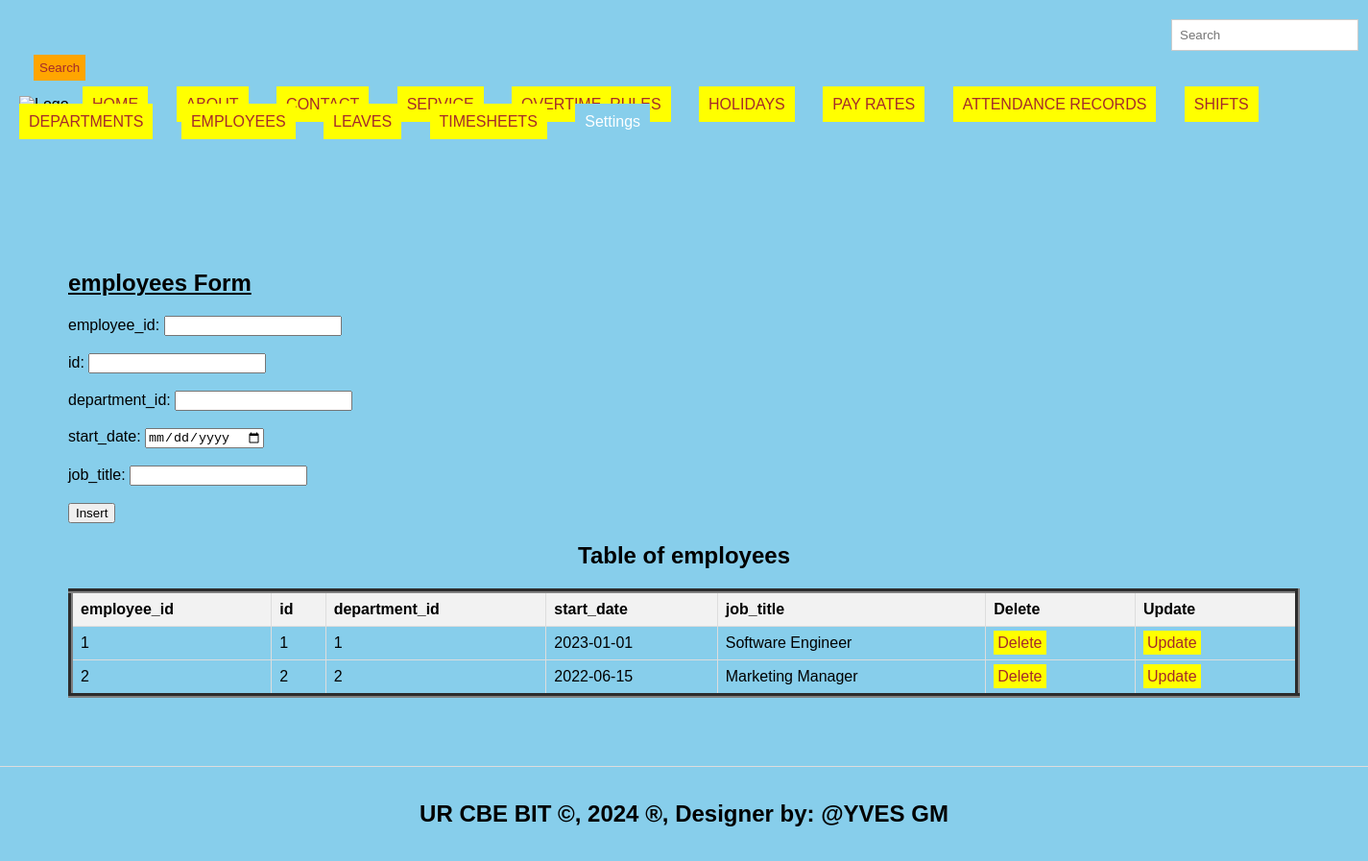
Page /employees.php on the committed database.
### tables this page shows
CREATE TABLE `employees` (
  `employee_id` int(11) NOT NULL,
  `id` int(11) NOT NULL,
  `department_id` int(11) NOT NULL,
  `start_date` date NOT NULL,
  `job_title` varchar(50) NOT NULL
);

### employees.php (the view, shortened to what this page needs)
<!DOCTYPE html>
<html lang="en">
<head>
  <link rel="stylesheet" type="text/css" href="style.css" title="style 1" media="screen, tv, projection, handheld, print"/>
  </head>
  <header>
<body bgcolor="skyblue">
  <form class="d-flex" role="search" action="search.php">
      <input class="form-control me-2" type="search" placeholder="Search" aria-label="Search" name="query">
      <button class="btn btn-outline-success" type="submit">Search</button>
    </form>
  <ul style="list-style-type: none; padding: 0;">
    <li style="display: inline; margin-right: 10px;">
  </li>
    <li style="display: inline; margin-right: 10px;"><a href="./home.html">HOME</a>
  </li>
    <li style="display: inline; margin-right: 10px;"><a href="./about.html">ABOUT</a>
  </li>
    <li style="display: inline; margin-right: 10px;"><a href="./contact.html">CONTACT</a>
  </li>
    <li style="display: inline; margin-right: 10px;"><a href="./Service.html">SERVICE</a>
  </li>
   <li style="display: inline; margin-right: 10px;"><a href="./overtime_rules.php">OVERTIME_RULES</a>
  </li>
    <li style="display: inline; margin-right: 10px;"><a href="./holidays.php">HOLIDAYS</a>
  </li>
    <li style="display: inline; margin-right: 10px;"><a href="./pay_rates.php">PAY RATES</a>
  </li>
    <li style="display: inline; margin-right: 10px;"><a href="./attendance_records.php">ATTENDANCE RECORDS</a>
  </li>
    <li style="display: inline; margin-right: 10px;"><a href="./shifts.php">SHIFTS</a>
  </li>
    <li style="display: inline; margin-right: 10px;"><a href="./departments.php">DEPARTMENTS</a>
  </li>
    <li style="display: inline; margin-right: 10px;"><a href="./employees.php">EMPLOYEES</a>
  </li>
  <li style="display: inline; margin-right: 10px;"><a href="./leaves.php">LEAVES</a>
  </li>
  <li style="display: inline; margin-right: 10px;"><a href="./timesheets.php">TIMESHEETS</a>
  </li>
    <li class="dropdown" style="display: inline; margin-right: 10px;">
      <a href="#" style="padding: 10px; color: white; background-color: skyblue; text-decoration: none; margin-right: 15px;">Settings</a>
    </li><br><br>
  </ul>
</header>
<section>
    <h1><u> employees Form </u></h1>
    <form method="post" onsubmit="return confirmInsert();">
        <label for="eid">employee_id:</label>
        <input type="number" id="eid" name="eid"><br><br>
        <label for="id">id:</label>
        <input type="number" id="id" name="id"><br><br>
        <label for="did">department_id:</label>
        <input type="number" id="did" name="did" required><br><br>
        <label for=sd>start_date:</label>
        <input type="date" id="sd" name="sd" required><br><br>
        <label for="jt">job_title:</label>
        <input type="text" id="jt" name="jt" required><br><br>
        <input type="submit" name="add" value="Insert">
    </form>
<!DOCTYPE html>
<html>
<head>
</head>
<body>
    <center><h2>Table of employees</h2></center>
    <table border="5">
        <tr>
            <th>employee_id</th>
            <th>id</th>
            <th>department_id</th>
            <th>start_date</th>
            <th>job_title</th>
            <th>Delete</th>
            <th>Update</th>
        </tr>
        <?php
      include('database_connection.php');
        $sql = "SELECT * FROM employees";
        $result = $connection->query($sql);
        if ($result->num_rows > 0) {
            while ($row = $result->fetch_assoc()) {
                $eid = $row['employee_id'];
                echo "<tr>
                    <td>" . $row['employee_id'] . "</td>
                    <td>" . $row['id'] . "</td>
                    <td>" . $row['department_id'] . "</td>
                    <td>" . $row['start_date'] . "</td>
                    <td>" . $row['job_title'] . "</td>
                    <td><a style='padding:4px' href='delete_employees.php?employee_id=$eid'>Delete</a></td>
                    <td><a style='padding:4px' href='update_employees.php?employee_id=$eid'>Update</a></td>
                </tr>";
            }
        } else {
            echo "<tr><td colspan='6'>No data found</td></tr>";
        }
        ?>
    </table>
</body>
    </section>
<footer>
  <center>
    <marquee behavior='alternate'>
    <b><h2>UR CBE BIT &copy, 2024 &reg, Designer by: @YVES GM</h2></b>
  </marquee>
  </center>
</footer>
</body>
</html>

### style.css (style rules this page uses)
body { font-family: Arial, sans-serif; margin: 0; padding: 0; }
.form-control { padding: 8px; margin-left: 4px; border: 1px solid #ccc; }
.btn { padding: 6px; background-color: orange; color: brown; border: none; }
.dropdown { position: relative; display: inline; margin-right: 10px; }
body { font-family: Arial,sans-serif; margin:0; padding:0; }
header { background-color:skyblue; padding: 20px; }
.dropdown { position: right; display:right; direction:rtl; }
section { padding:28px; border-bottom: 1px solid #ddd; }
footer { text-align: center; padding: 15px; background-color:skyblue; }

### employees.php (style rules this page uses)
a { padding: 10px; color: white; background-color: yellow; text-decoration: none; margin-right: 15px; }
a:link { color: brown; }
button.btn { margin-left: 15px; margin-top: 4px; }
input.form-control { margin-left: 1200px; padding: 8px; }
header { background-color:skyblue; }
section { padding:71px; border-bottom: 1px solid #ddd; }
footer { text-align: center; padding: 15px; background-color:skyblue; }
table { width: 100%; border-collapse: collapse; }
th, td { border: 1px solid #ddd; padding: 8px; text-align: left; }
th { background-color: #f2f2f2; }

### rows in the picture
employees: employee_id "1", id "1", department "1", start_date "2023-01-01", job_title "Software Engineer"
employees: employee_id "2", id "2", department "2", start_date "2022-06-15", job_title "Marketing Manager"
